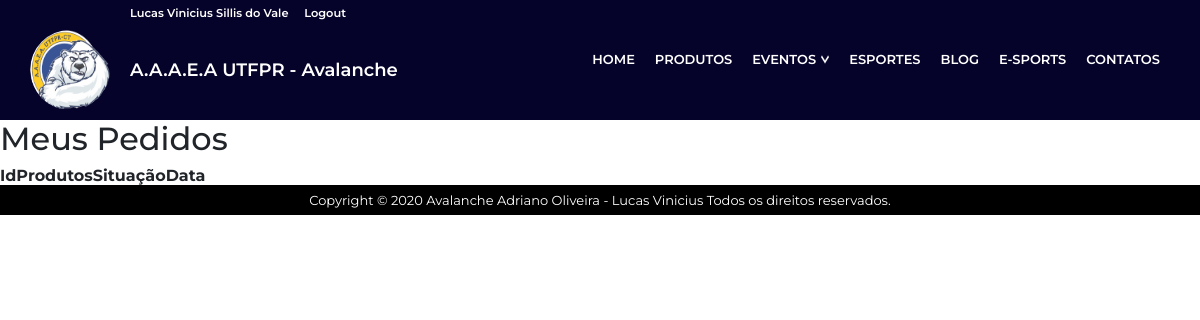
/Meus_Pedidos/ (signed in), run on an earlier commit of the app's database.
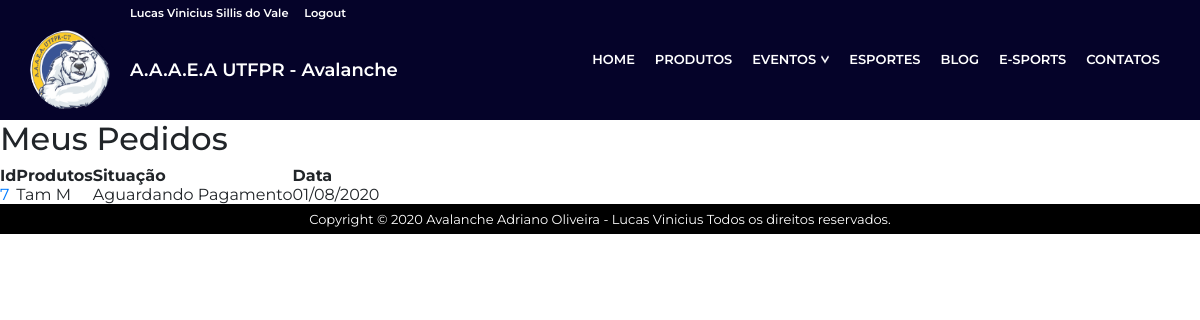
And on a later commit of the database.
### ecommerce/models.py (models this page shows, shortened)
class pedidos(models.Model):
    STATUS_CHOICES = (
        (0,'Aguardando Pagamento'),
        (1,'Pagamento Concluído'),
        (2,'Entregue'),
        (3,'Cancelada'),
    )
    PAGAMENTO_CHOICES = (
        ('Deposito','Depósito'),
        ('PagSeguro','PagSeguro'),
        ('PicPay','PicPay'),
    )
    usuario = models.ForeignKey(settings.AUTH_USER_MODEL,verbose_name='Usuário',on_delete=models.CASCADE)
    status = models.IntegerField(choices=STATUS_CHOICES,verbose_name='Status do pedido',default=0,blank=True)
    pagamento = models.CharField(max_length=255,choices=PAGAMENTO_CHOICES,blank=False,null=False,verbose_name='Opção de Pagamento',default='Deposito')
    criado = models.DateField(auto_now_add=True,verbose_name='Data de criação')
    objects = pedidosmanager()
    class Meta:
        verbose_name = 'Pedido'
        verbose_name_plural = 'Pedidos'
    def produto(self):
        Produtos_ids = self.Itens.values_list('produto')
        return produtos.objects.filter(pk__in = Produtos_ids)

class produtos(models.Model):
    status = (('Ativo', 'Ativo'), ('Encerrado', 'Encerrado'),)
    modelo = models.ForeignKey(produtobase, verbose_name='Base',null=True,
                               related_name='Produtos',related_query_name='Produtos_Query',on_delete=models.CASCADE)
    name = models.CharField(max_length=255,null = False,blank = False,verbose_name='Nome')
    estoque = models.PositiveIntegerField(verbose_name='Quantidade em estoque')
    pub_date = models.DateField(auto_now_add=True,verbose_name='Data de Criação')
    Status = models.CharField(max_length=30, null=True, blank=True, choices=status, default='Ativo')
    slug = AutoSlugField(populate_from='name')
    class Meta:
        verbose_name = 'Modelo'
        verbose_name_plural = 'Modelos'
        ordering = ['name']

### ecommerce/views.py (the view)
# urls.py: path('Meus_Pedidos/',MeusPedidosView.as_view(),name = 'Meus_Pedidos'),
class MeusPedidosView(LoginRequiredMixin,ListView):
    template_name = 'MeusPedidos.html'
    login_url = 'Login'
    def get_queryset(self):
        return pedidos.objects.filter(usuario  = self.request.user)

### Contas/models.py (called while the page is built)
    @property
    def get_socio(self):
        return self.Socio

### ecommerce/templates/MeusPedidos.html (shortened to what this page needs)
{% extends 'Base.html' %}
{%load static%}
{%load bootstrap4 %}
{%block body%}
<h2>Meus Pedidos</h2>
{% if object_list is not None%}
<table>
    <thead>
        <tr>
            <th>
                Id
            </th>
            <th>
                Produtos
            </th>
            <th>
                Situação
            </th>
            <th>
                Data
            </th>
        </tr>
    </thead>
    <tbody>
    {%for Pedido in object_list%}
    <tr>
        <td>
            <a href="{%url 'PedidoView' Pedido.pk %}">{{Pedido.pk}}</a>
        </td>
        <td>
            {%for produto in Pedido.produto%}
            {{produto.name}}{%if not forloop.last%},{%endif%}
            {%endfor%}
        </td>
        <td>
            {{Pedido.get_status_display}}
        </td>
        <td>
            {{Pedido.criado|date:"d/m/Y"}}
        </td>
    </tr>
    {%endfor%}
    </tbody>
</table>
{%else%}
<p>Você ainda não tem Pedidos</p>
{%endif%}
{%endblock%}

What changed in the data, as far as the page shows it:
added pedidos: pk "7", status "Aguardando Pagamento", criado "01/08/2020"
now on this page (row unchanged): produtos: name "Tam M"
